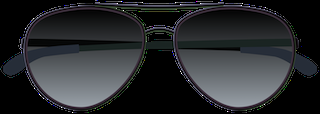
#> input picture Sung.png, 320 x 114 px
$ python -i Test.py   (imports and definitions only)
#> lines starting #> are read from the running program, lines starting #| are printed output that depends on the picture; after the words box and inside, x2 and y2 are one past the last pixel; in counts of white or black regions, pixels touching at a corner belong together
#> further down, picture is the input picture: shape (114, 320, 3); mean B, G, R 44.8, 42.2, 40.2
import cv2
import face_recognition
import  cvzone
import numpy as np

def sepiaFilter (frame):
    # Convert to float to prevent loss
    sepiaFilter = np.array(frame, dtype = np.float64)
    # apply a transformation where we multiply each pixel channel
    # with the matrix for the sepia effect
    sepiaFilter = cv2.transform(sepiaFilter, np.matrix([[0.272, 0.543, 0.131],
                                                        [0.349, 0.686, 0.168],
                                                        [0.393, 0.769, 0.189]]))
    # normalize values greater than 255 to 255
    sepiaFilter[np.where(sepiaFilter > 255)] = 255
    sepiaFilter = np.array(sepiaFilter, dtype = np.uint8)
    return sepiaFilter

def cartoonFilter (frame):
    # Transform the image
    gray = cv2.cvtColor(frame, cv2.COLOR_BGR2GRAY)
    gray = cv2.medianBlur(gray, 5)
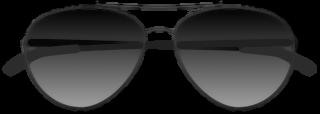
#> gray: shape (114, 320); min 0, max 154, mean 40.5
    edges = cv2.adaptiveThreshold(gray, 255, cv2.ADAPTIVE_THRESH_MEAN_C, cv2.THRESH_BINARY, 9, 9)
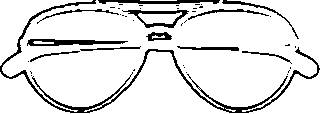
#> edges: shape (114, 320); 88.2% white; black in thin lines or dots
    color = cv2.bilateralFilter(frame, 9, 250, 250)
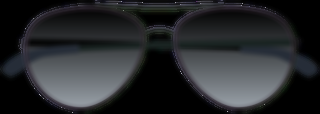
#> color: shape (114, 320, 3); mean B, G, R 44.4, 41.9, 39.9
    cartoon = cv2.bitwise_and(color, color, mask=edges)
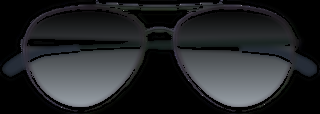
#> cartoon: shape (114, 320, 3); mean B, G, R 40.7, 38.5, 36.5
    return cartoon

def main():
    camera = cv2.VideoCapture(0)
    face_locations = []

    while True:
        ret, frame = camera.read()    #Capture frame
        face_locations = face_recognition.face_locations(frame) # Look for all faces in the camera
        #Draw a box around the face and show the results
        for top, right, bottom, left in face_locations:
            cv2.rectangle(frame, (left, top), (right, bottom), (0, 0, 255), 2)

        cartoon = cartoonFilter(frame)
        cv2.imshow('filter2', cartoon)

        sepia = sepiaFilter(frame)
        cv2.imshow('filter1', sepia)

        # if the 'q' key was hit, break from the loop
        if cv2.waitKey(1) == ord('1'):
            break

    # Release the video capture object
    camera.release()
    cv2.destroyAllWindows()

# [1 line not run here, left out]

>>> import cv2
>>> picture = cv2.imread('Sung.png')
>>> result = cartoonFilter(picture)

$ run again, on er.png
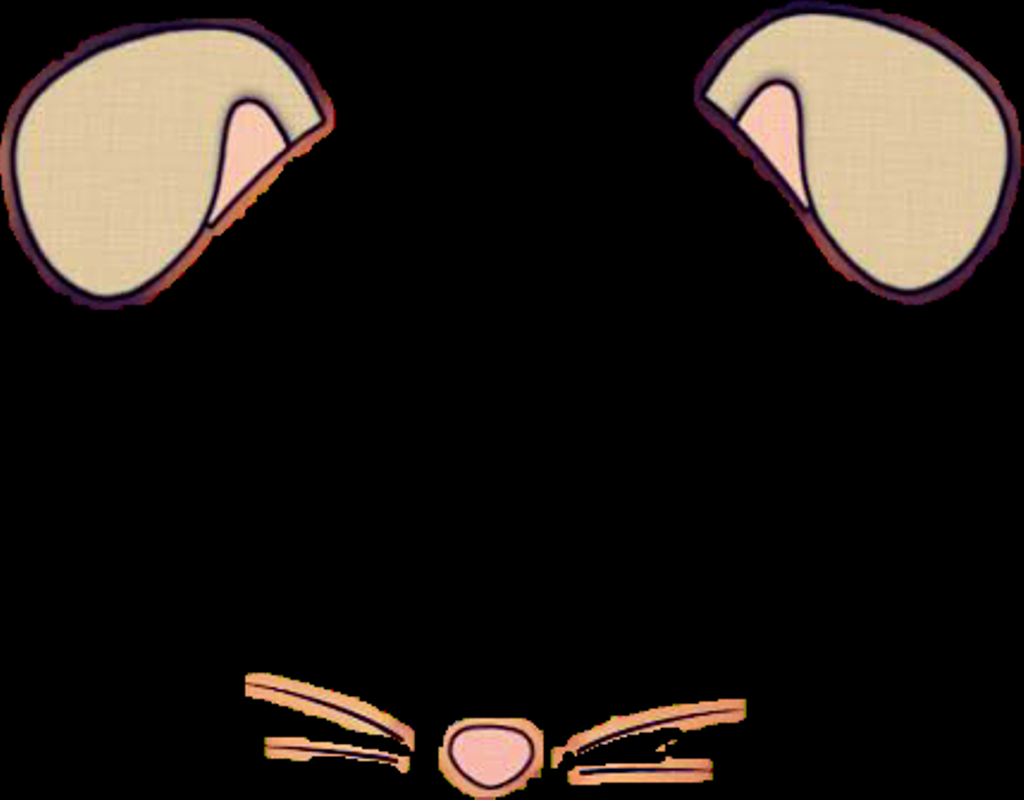
#> input picture er.png, 1024 x 800 px
#> picture is the input picture: shape (800, 1024, 3); mean B, G, R 25.1, 29.9, 36
#> in cartoonFilter, `edges = cv2.adaptiveThreshold(gray, 255, cv2.ADAPTIVE_THRESH_MEAN_C, c..`:
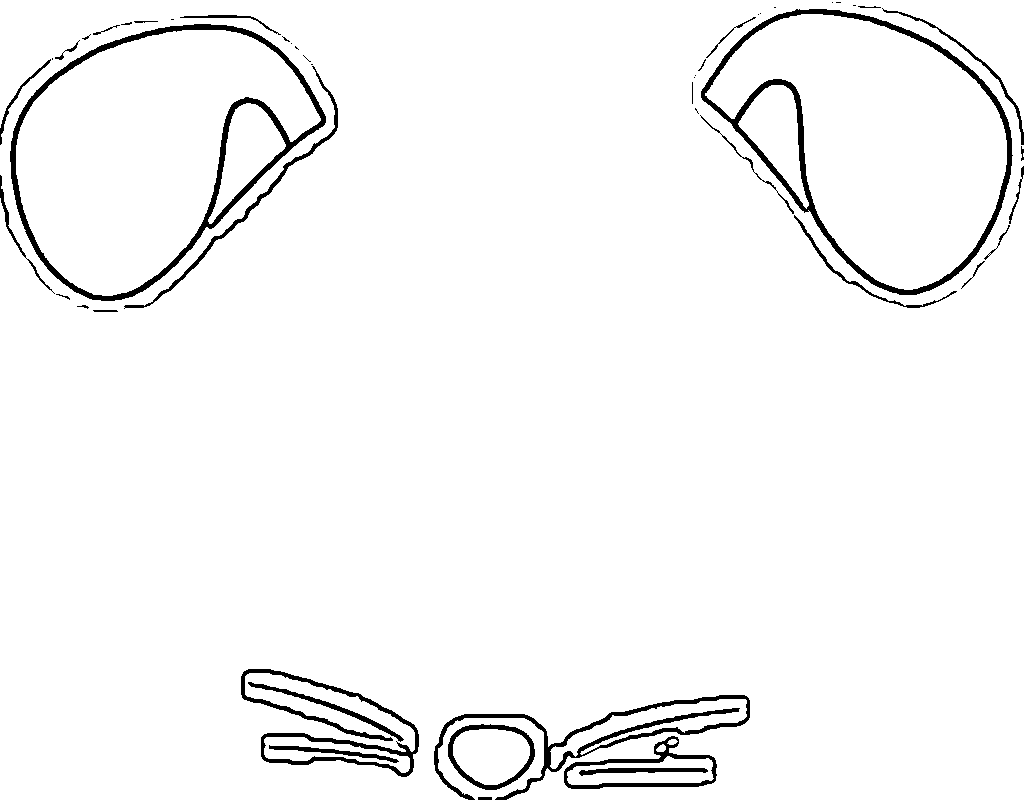
#> edges: shape (800, 1024); 96.7% white; 49 black regions (18 under 20 px), largest, box (x1, y1, x2, y2) and area: (10, 24, 326, 301) 5903, (701, 9, 1013, 295) 5843, (434, 695, 750, 800) 3680
#> in cartoonFilter, `cartoon = cv2.bitwise_and(color, color, mask=edges)`:
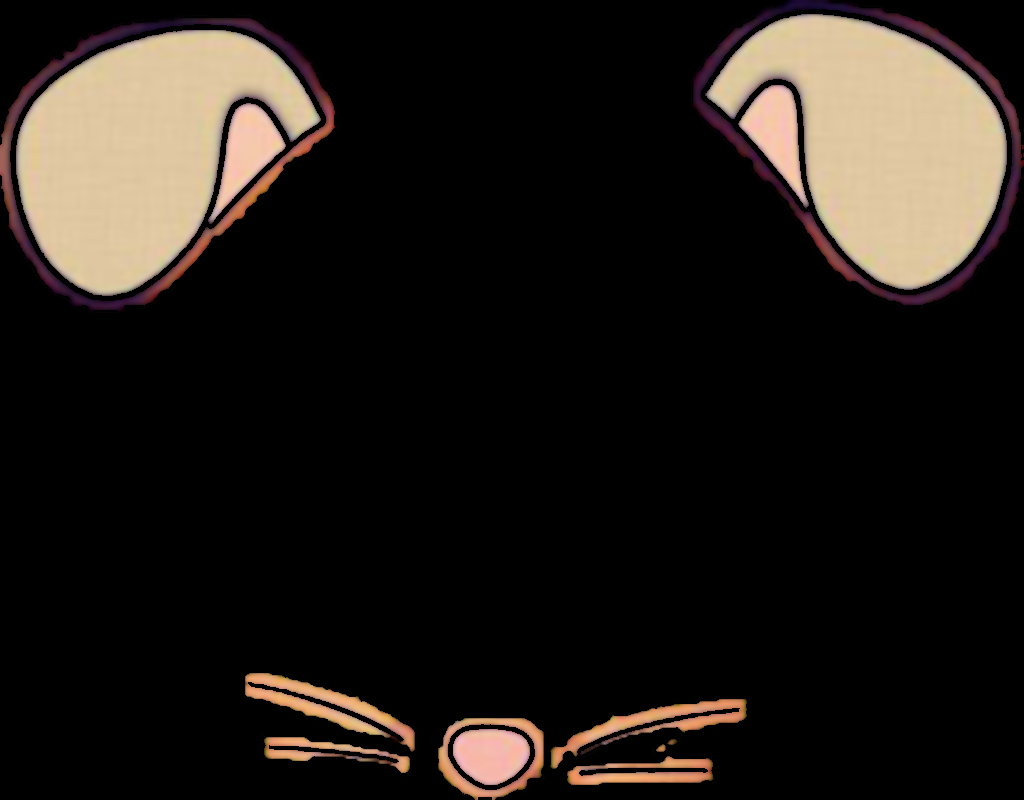
#> cartoon: shape (800, 1024, 3); mean B, G, R 24, 28.9, 34.4
